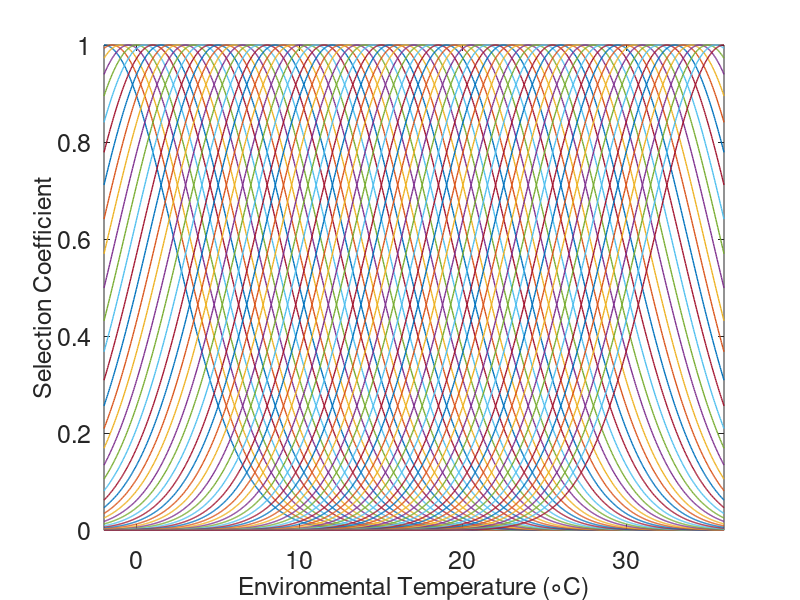

Write the MATLAB code that produced this figure. (Note: this script raises an error after producing the figure.)
t_opt = linspace(-2,36,77);
w=6;

t=linspace(-2,36,1000)';

s = exp(-((t-t_opt)./w).^2);

plot(t,s,'LineWidth',1)
set(gca,'FontSize',18)
axis([-2 36 0 1])
xlabel('Environmental Temperature (\circC)','FontSize',18)
ylabel('Selection Coefficient','FontSize',18)


sname=[pathname '../Figures/Figure_SI_selection.png'];
set(gcf,'Color','w')
export_fig(sname,'-r300')